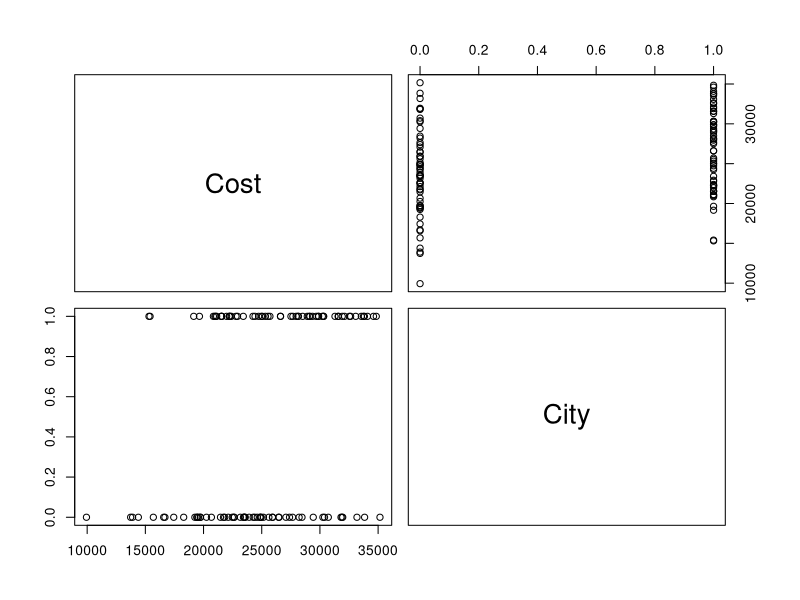
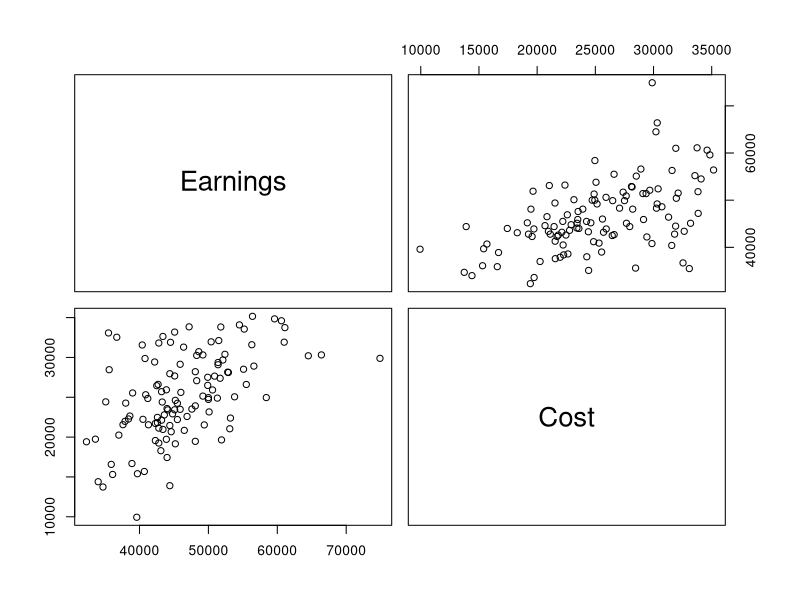
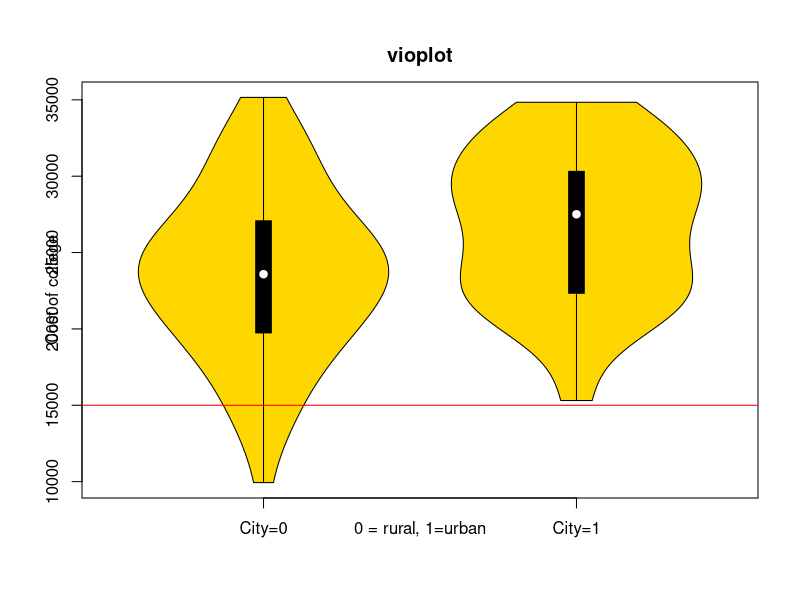
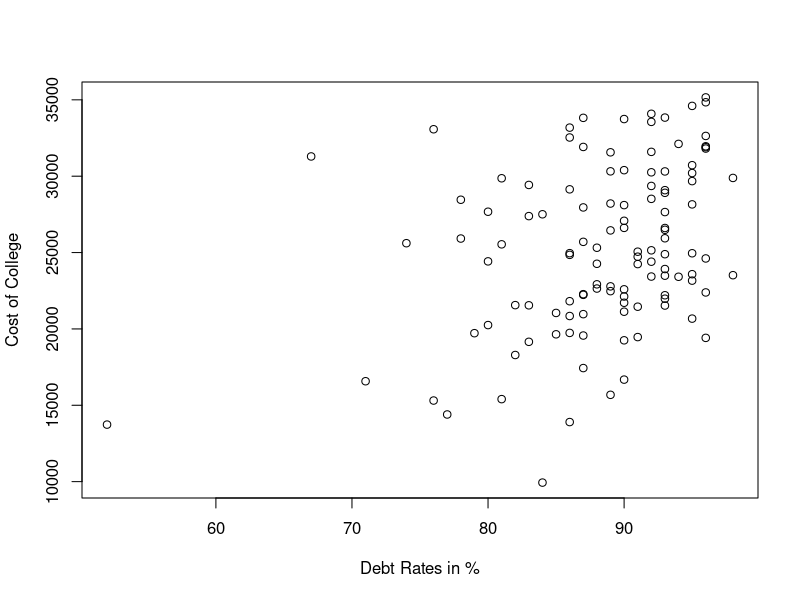

Recreate these plots in R, in order.
getwd()
setwd("/Users/aldenbutzke/Desktop/Datamining")
getwd()

library(readxl)

rm(list=ls())

College<-read.csv("College.csv")

pairs(College[,c(3,6)])
pairs(College[,2:3])


###### violin plot 
## basically just a different box plot 

# install.packages("vioplot", dependencies = T)
#install.packages("zoo", dependencies = T)
#install.packages("sm", dependencies = T)

library(vioplot)
library(sm)
library(zoo)

### this is how to look for specifc cases within a column based on another column 
# get cost column values when the city column value is 0 

x0<-College$Cost[College$City==0]
x1<-College$Cost[College$City==1]

## to isolate all columns based on another column, 
# then remove the column call before sqaure brackets 

# we want to isolate all rows where the city variable is 1 
y1<-College[College$City==1 , ]
y2<-College[College$City==1 , c(3,5)]

vioplot(x0,x1,
        names = c("City=0", "City=1"),
        main = "vioplot",
        col = "gold",
        xlab = "0 = rural, 1=urban",
        ylab = "Cost of college")
abline(h=15000, col="red")


# bottom is the minimum, 
# the box is not the mediam
# the shape of the violin is the accumulation of the data 
# in this plot, rural area has less obs in the middle and the city 
# more obs as you get higher 


# the ~ is running regression 
plot(College$Cost~College$Debt, type="p", ylab = "Cost of College", 
     xlab="Debt Rates in %") 

#   install.packages("aplpack", dependencies = TRUE)
#   library(aplpack)
#    b1<-aplpack::bagplot(College$Debt, College$Cost, xlab="Debt Rate", 
                    # ylab="Cost of College", main = "cost vs debt")

# can use to find outliers and the location fo outliers 
# b1$pxy.outlier

College$School[College$Debt==67 & College$Cost == 31293]
